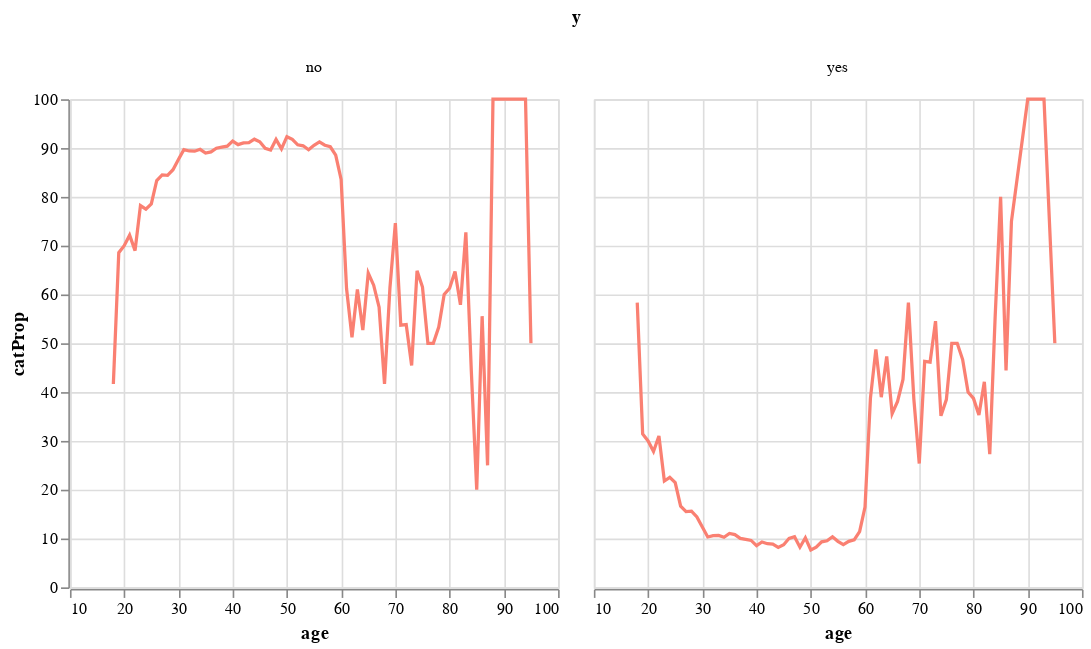

The notebook cell saved with this chart:
### Code cell
# Visualize the relationship
alt.Chart(ageComb).mark_line(color = 'salmon').encode(x = 'age',
                                                      y = 'catProp').facet(column = 'y')

### Figure 1 — Vega-Lite specification as saved in the notebook (floating-point values rounded to 4 significant figures; data arrays with more than 128 entries replaced by an {"elided": "..."} marker saying what was removed)
{"config": {"view": {"continuousWidth": 300, "continuousHeight": 300}}, "data": {"name": "data-87b139d90d6d386f0285235a87897043"}, "facet": {"column": {"field": "y", "type": "nominal"}}, "spec": {"mark": {"type": "line", "color": "salmon"}, "encoding": {"x": {"field": "age", "type": "quantitative"}, "y": {"field": "catProp", "type": "quantitative"}}}, "$schema": "https://vega.github.io/schema/vega-lite/v5.8.0.json", "datasets": {"data-87b139d90d6d386f0285235a87897043": {"elided": "148 records"}}}
